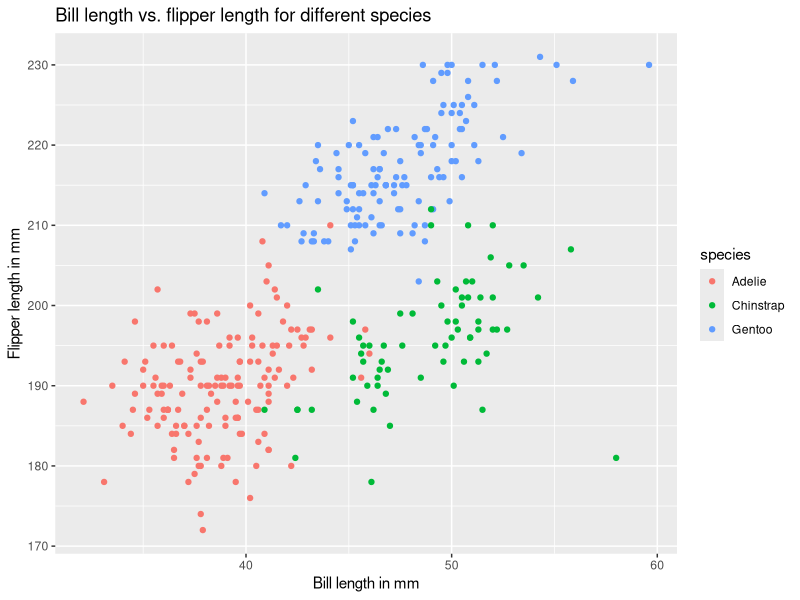
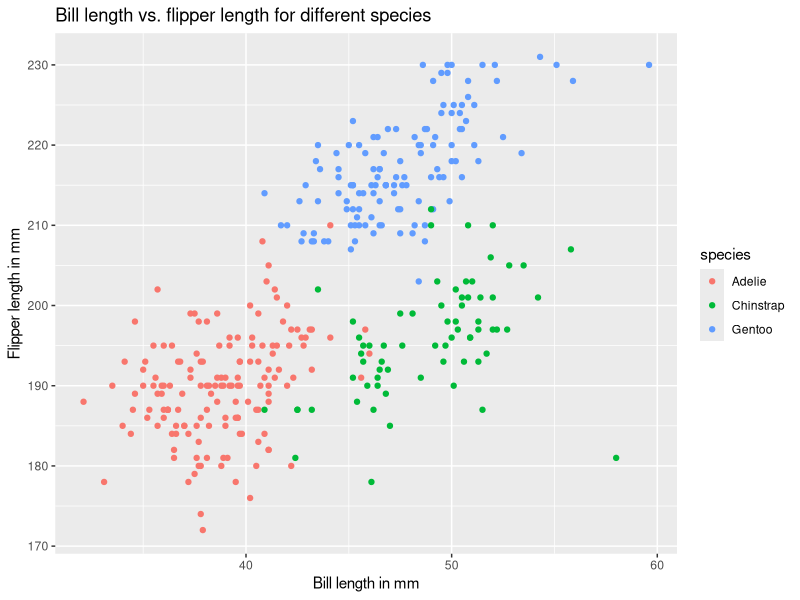

Here is the R script that generated these plots, in order:
## ---- chunk 1
# load library
library(palmerpenguins)
## ---- chunk 2
# load the dataset from package
data("penguins", package = "palmerpenguins")
## ---- chunk 3
library(ggplot2) #for graphing scatterplot
## ---- chunk 4
# saving the plot with a name
bill_flipper <- ggplot(penguins, aes(x = bill_length_mm , y = flipper_length_mm, color = species)) +
  geom_point() + 
  labs(title = "Bill length vs. flipper length for different species", 
       x = "Bill length in mm",
       y = "Flipper length in mm")

print(bill_flipper) #display the scatterplot

ggsave("bill_flipper.png") #saving plot in project
## ---- chunk 5
library(tidyverse)
## ---- chunk 6
dataframe <- tibble(
  x = rnorm(10), # it has a size 10 with standard normal distribution
  vec_logical = x > 10, # True if x>10, false if x<10
  vec_char = c("Hello", "my", "name", "is", "Zhiyu","Wei", "nice", "to", "meet", "you"), # 10 characters
  vec_factor = c("level 1", "level 2", "level 3","level 1", "level 2", "level 3", "level 1", "level 2", "level 3", "level 3" )) # 3 factor levels assigned to each character
## ---- chunk 7
# try to take mean

